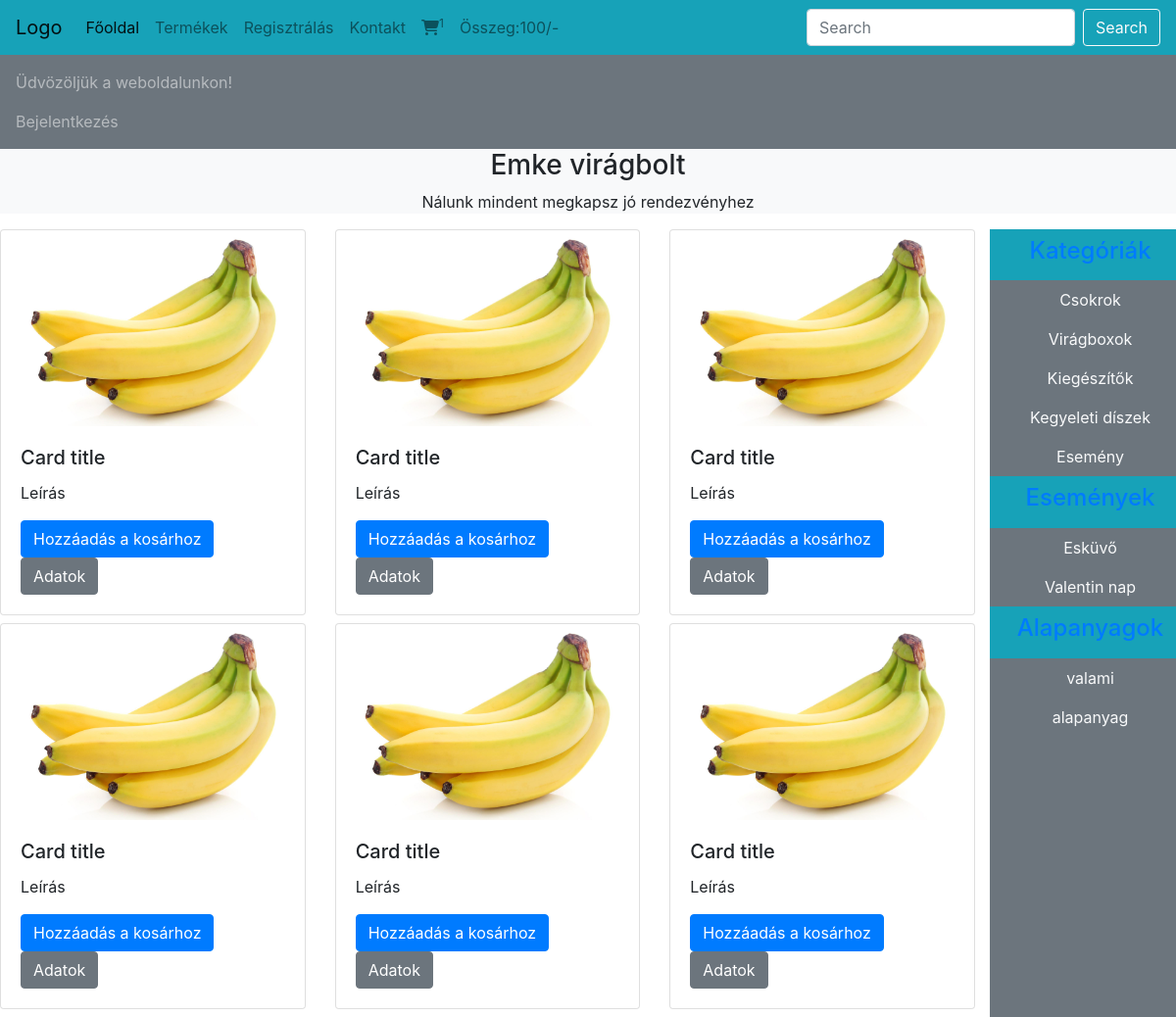
The page / on the database its author committed.
### tables this page shows
CREATE TABLE `kategoria` (
  `category_id` int(11) NOT NULL,
  `category_title` varchar(100) NOT NULL
);

CREATE TABLE `esemenyek` (
  `event_id` int(11) NOT NULL,
  `event_title` varchar(100) NOT NULL
);

CREATE TABLE `alapanyag` (
  `alapanyag_id` int(11) NOT NULL,
  `alapanyag_title` varchar(100) NOT NULL
);

### index.php (the view, shortened to what this page needs)
<?php
include('include/connect.php');
?>
<!DOCTYPE html>
<html lang="en">
<head>
    <link rel="stylesheet" href="https://cdn.jsdelivr.net/npm/bootstrap@4.6.2/dist/css/bootstrap.min.css">
    <link rel="stylesheet" href="https://cdnjs.cloudflare.com/ajax/libs/font-awesome/6.2.1/css/all.min.css" />
    <link rel="stylesheet" href="style.css">
</head>
<body>
    <div class="container-fluid p-0">
    <nav class="navbar navbar-expand-lg navbar-light bg-info">
  <a class="navbar-brand" href="#">Logo</a>
  <div class="collapse navbar-collapse" id="navbarSupportedContent">
    <ul class="navbar-nav mr-auto">
      <li class="nav-item active">
        <a class="nav-link" aria-current="page" href="/">Főoldal</a>
      </li>
      <li class="nav-item">
        <a class="nav-link" href="#">Termékek</a>
      </li>
      <li class="nav-item">
        <a class="nav-link" href="#">Regisztrálás</a>
      </li>
      <li class="nav-item">
        <a class="nav-link" href="#">Kontakt</a>
      </li>
      <li class="nav-item">
        <a class="nav-link" href="#"><i class="fa fa-shopping-cart" aria-hidden="true"></i><sup>1</sup></a>
      </li>
      <li class="nav-item">
        <a class="nav-link" href="#">Összeg:100/-</a>
      </li>
    </ul>
    <form class="d-flex">
      <input class="form-control mr-sm-2" type="search" placeholder="Search" aria-label="Search">
      <button class="btn btn-outline-light my-2 my-sm-0" type="submit">Search</button>
    </form>
  </div>
</nav>
 <nav class="navbar navbar-eqpand-lg navbar-dark bg-secondary">
    <ul class="navbar-nav me-auto">
    <li class="nav-item">
        <a class="nav-link" href="#">Üdvözöljük a weboldalunkon!</a>
      </li>
      <li class="nav-item">
        <a class="nav-link" href="#">Bejelentkezés</a>
      </li>
    </ul>
 </nav>
 <div class="bg-light">
    <h3 class="text-center">Emke virágbolt</h3>
    <p class="text-center">Nálunk mindent megkapsz jó rendezvényhez</p>
 </div>
 <div class="row">
    <div class="col md-10">
        <div class="row">
            <div class="col-md-4 mb-2">
            <div class="card">
                 <img src="./images/banan.jpg" class="card-img-top" alt="...">
                 <div class="card-body">
                 <h5 class="card-title">Card title</h5>
                 <p class="card-text">Leírás</p>
                 <a href="#" class="btn btn-primary">Hozzáadás a kosárhoz</a>
                 <a href="#" class="btn btn-secondary">Adatok</a>
             </div>
             </div>
             </div>
            <div class="col-md-4 mb-2">
            <div class="card">
                 <img src="./images/banan.jpg" class="card-img-top" alt="...">
                 <div class="card-body">
                 <h5 class="card-title">Card title</h5>
                 <p class="card-text">Leírás</p>
                 <a href="#" class="btn btn-primary">Hozzáadás a kosárhoz</a>
                 <a href="#" class="btn btn-secondary">Adatok</a>
             </div>
            </div>
            </div>
            <div class="col-md-4 mb-2">
            <div class="card">
                 <img src="./images/banan.jpg" class="card-img-top" alt="...">
                 <div class="card-body">
                 <h5 class="card-title">Card title</h5>
                 <p class="card-text">Leírás</p>
                 <a href="#" class="btn btn-primary">Hozzáadás a kosárhoz</a>
                 <a href="#" class="btn btn-secondary">Adatok</a>
            </div>
            </div>
            </div>
            <div class="col-md-4 mb-2">
            <div class="card">
                 <img src="./images/banan.jpg" class="card-img-top" alt="...">
                 <div class="card-body">
                 <h5 class="card-title">Card title</h5>
                 <p class="card-text">Leírás</p>
                 <a href="#" class="btn btn-primary">Hozzáadás a kosárhoz</a>
                 <a href="#" class="btn btn-secondary">Adatok</a>
            </div>
            </div>
            </div>
            <div class="col-md-4 mb-2">
            <div class="card">
                 <img src="./images/banan.jpg" class="card-img-top" alt="...">
                 <div class="card-body">
                 <h5 class="card-title">Card title</h5>
                 <p class="card-text">Leírás</p>
                 <a href="#" class="btn btn-primary">Hozzáadás a kosárhoz</a>
                 <a href="#" class="btn btn-secondary">Adatok</a>
            </div>
            </div>
            </div>
            <div class="col-md-4 mb-2">
            <div class="card">
                 <img src="./images/banan.jpg" class="card-img-top" alt="...">
                 <div class="card-body">
                 <h5 class="card-title">Card title</h5>
                 <p class="card-text">Leírás</p>
                 <a href="#" class="btn btn-primary">Hozzáadás a kosárhoz</a>
                 <a href="#" class="btn btn-secondary">Adatok</a>
            </div>
            </div>
            </div>
     </div>
    </div>
    <div class="col-md-2 bg-secondary p-0">
        <ul class="navbar-nav me-auto text-center">
            <li class="nav-item bg-info">
                <a href="" class="nav-link"><h4>Kategóriák</h4></a>
            </li>
            <?php
            $select_category="Select * from `kategoria`";
            $result_category=mysqli_query($con,$select_category);
           while($row_data=mysqli_fetch_assoc($result_category)){
            $category_title=$row_data['category_title'];
            $category_id=$row_data['category_id'];
            echo "  <li class='nav-item'>
            <a href='index.php?category=$category_id' class='nav-link text-light'>$category_title</a>
        </li>";
           }
            ?>
        </ul>
        <ul class="navbar-nav me-auto text-center">
        <li class="nav-item bg-info">
                <a href="" class="nav-link"><h4>Események</h4></a>
            </li>
            <?php
            $select_event="Select * from `esemenyek`";
            $result_event=mysqli_query($con,$select_event);
           while($row_data=mysqli_fetch_assoc($result_event)){
            $event_title=$row_data['event_title'];
            $event_id=$row_data['event_id'];
            echo "  <li class='nav-item'>
            <a href='index.php?event=$event_id' class='nav-link text-light'>$event_title</a>
        </li>";
           }
            ?>
        </ul>
        <ul class="navbar-nav me-auto text-center">
        <li class="nav-item bg-info">
                <a href="" class="nav-link"><h4>Alapanyagok</h4></a>
            </li>
            <?php
            $select_alapanyag="Select * from `alapanyag`";
            $result_alapanyag=mysqli_query($con,$select_alapanyag);
           while($row_data=mysqli_fetch_assoc($result_alapanyag)){
            $alapanyag_title=$row_data['alapanyag_title'];
            $alapanyag_id=$row_data['alapanyag_id'];
            echo "  <li class='nav-item'>
            <a href='index.php?alapanyag=$alapanyag_id' class='nav-link text-light'>$alapanyag_title</a>
        </li>";
           }
            ?>
        </ul>
    </div>
</div>
</body>
</html>

### style.css (style rules this page uses)
* { margin: 0; padding: 0; box-sizing: border-box; }
.card-img-top { width: 100%; height: 200px; object-fit: contain; }

### rows shown on the page
kategoria: category_title "Csokrok"
kategoria: category_title "Virágboxok"
kategoria: category_title "Kiegészítők"
kategoria: category_title "Kegyeleti díszek"
kategoria: category_title "Esemény"
esemenyek: event_title "Esküvő"
esemenyek: event_title "Valentin nap"
alapanyag: alapanyag_title "valami"
alapanyag: alapanyag_title "alapanyag"
